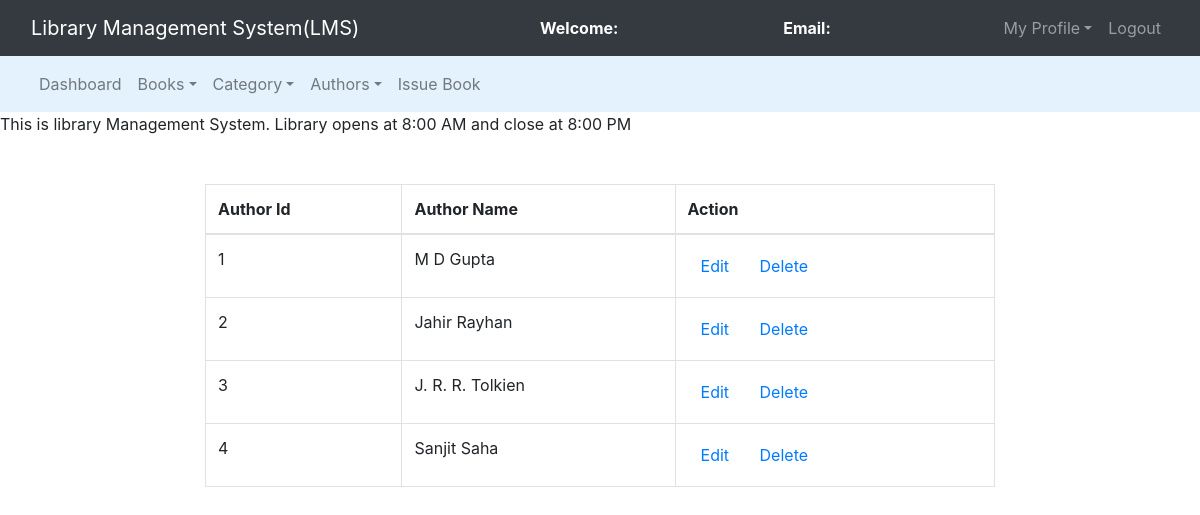
Screenshot of /admin/manage_author.php with the database file from the repository.
### tables this page shows
CREATE TABLE `authors` (
  `author_id` int(11) NOT NULL,
  `author_name` varchar(255) NOT NULL
);

### admin/manage_author.php (the view, shortened to what this page needs)
<!DOCTYPE html>
<html>
<head>
	<link rel="stylesheet" type="text/css" href="../bootstrap-4.4.1/css/bootstrap.min.css">
</head>
<body>
	<nav class="navbar navbar-expand-lg navbar-dark bg-dark">
		<div class="container-fluid">
			<div class="navbar-header">
				<a class="navbar-brand" href="admin_dashboard.php">Library Management System(LMS)</a>
			</div>
			<font style="color: white"><span><strong>Welcome: <?php echo $_SESSION['name']; ?></strong></span></font>
			<font style="color: white"><span><strong>Email: <?php echo $_SESSION['email']; ?></strong></span></font>
			<ul class="nav navbar-nav navbar-right">
				<li class="nav-item dropdown">
					<a class="nav-link dropdown-toggle" data-toggle="dropdown">My Profile</a>
				</li>
				<li class="nav-item"><a class="nav-link" href="logout.php">Logout</a></li>
			</ul>
		</div>
	</nav>
	<nav class="navbar navbar-expand-lg navbar-light" style="background-color: #e3f2fd">
		<div class="container-fluid">
			<ul class="nav navbar-nav navbar-center">
				<li class="nav-item">
					<a href="admin_dashboard.php" class="nav-link">Dashboard</a>
				</li>
				<li class="nav-item dropdown">
					<a href="" class="nav-link dropdown-toggle" data-toggle="dropdown">Books</a>
				</li>
				<li class="nav-item dropdown">
					<a href="" class="nav-link dropdown-toggle" data-toggle="dropdown">Category</a>
				</li>
				<li class="nav-item dropdown">
					<a href="" class="nav-link dropdown-toggle" data-toggle="dropdown">Authors</a>
				</li>
				<li class="nav-item">
					<a href="issue_book.php" class="nav-link">Issue Book</a>
				</li>
			</ul>
		</div>
	</nav>
	<span><marquee>This is library Management System. Library opens at 8:00 AM and close at 8:00 PM</marquee></span><br><br>
	<div class="row">
		<div class="col-md-2"></div>
		<div class="col-md-8">
			<table class="table table-bordered table-hover">
				<thead>
					<tr>
						<th>Author Id</th>
						<th>Author Name</th>
						<th>Action</th>
					</tr>
				</thead>
				<?php
					$connection = mysqli_connect("localhost","root","");
					$query = "select * from authors";
					$query_run = mysqli_query($connection,$query);
					while($row = mysqli_fetch_assoc($query_run)){
						?>
						<tr>
							<td><?php echo $row['author_id']; ?></td>
							<td><?php echo $row['author_name']; ?></td>
							<td>
								<button class="btn"><a href="edit_author.php?aid=<?php echo $row['author_id'];?>">Edit</a></button>
								<button class="btn"><a href="delete_author.php?aid=<?php echo $row['author_id'];?>">Delete</a></button>
							</td>
						</tr>
						<?php
					}
				?>
			</table>
		</div>
		<div class="col-md-2"></div>
	</div>
</body>
</html>

### rows the page displays
authors: author_id "1", author_name "M D Gupta"
authors: author_id "2", author_name "Jahir Rayhan"
authors: author_id "3", author_name "J. R. R. Tolkien"
authors: author_id "4", author_name "Sanjit Saha"
